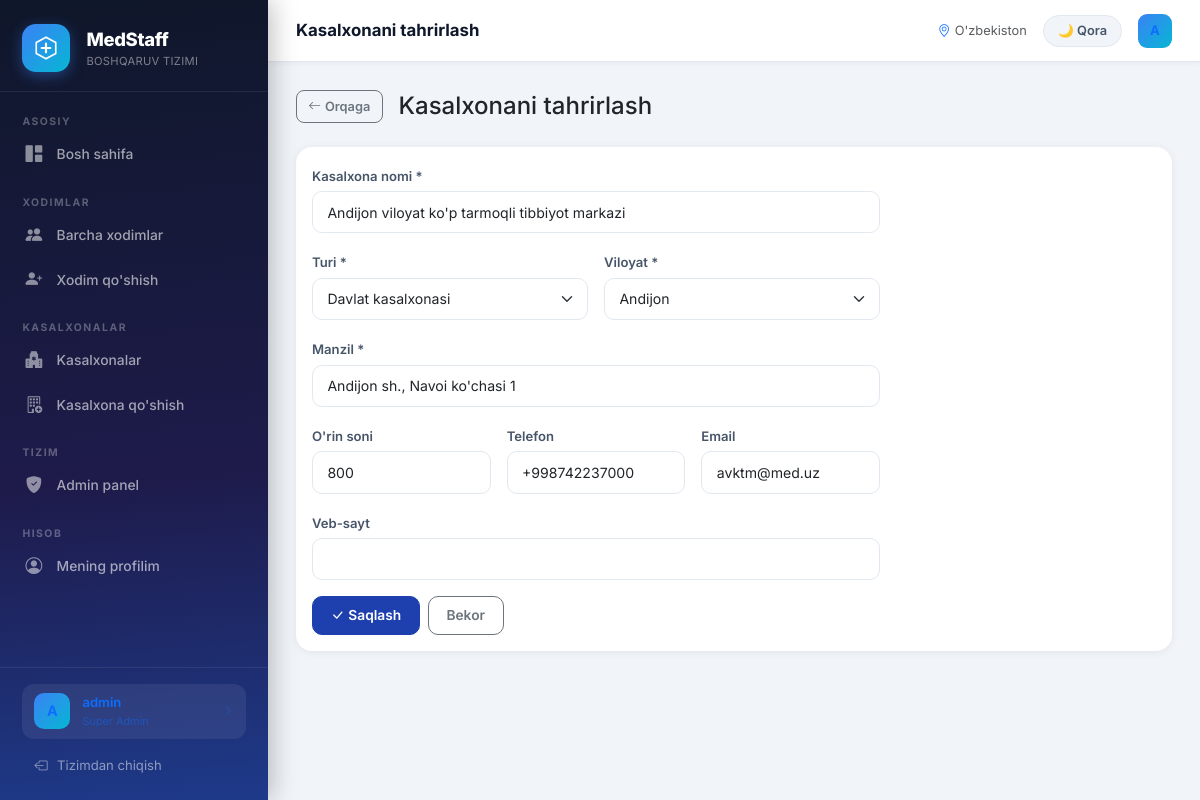
Screenshot of /hospitals/1/edit/ (signed in) with the database file from the repository.
### frontend/models.py (models this page shows, shortened)
class Hospital(models.Model):
    name = models.CharField(max_length=200, verbose_name='Kasalxona nomi')
    hospital_type = models.CharField(max_length=50, choices=HOSPITAL_TYPE_CHOICES, verbose_name='Turi')
    region = models.CharField(max_length=50, choices=REGION_CHOICES, verbose_name='Viloyat')
    address = models.CharField(max_length=300, verbose_name='Manzil')
    phone = models.CharField(max_length=20, blank=True, verbose_name='Telefon')
    email = models.EmailField(blank=True, verbose_name='Email')
    website = models.URLField(blank=True, verbose_name='Veb-sayt')
    bed_count = models.PositiveIntegerField(default=0, verbose_name='O\'rin soni')
    is_active = models.BooleanField(default=True, verbose_name='Faol')
    created_at = models.DateTimeField(auto_now_add=True)
    class Meta:
        verbose_name = 'Kasalxona'
        verbose_name_plural = 'Kasalxonalar'
        ordering = ['name']

### frontend/views.py (the view)
# urls.py: path('hospitals/<int:pk>/edit/', views.hospital_edit, name='hospital_edit'),
@login_required
@user_passes_test(is_admin, login_url='hospital_list')
def hospital_edit(request, pk):
    hospital = get_object_or_404(Hospital, pk=pk)
    if request.method == 'POST':
        form = HospitalForm(request.POST, instance=hospital)
        if form.is_valid():
            form.save()
            messages.success(request, 'Kasalxona yangilandi!')
            return redirect('hospital_detail', pk=pk)
    else:
        form = HospitalForm(instance=hospital)
    return render(request, 'frontend/hospital_form.html', {'form': form, 'title': 'Kasalxonani tahrirlash'})

### frontend/forms.py
class HospitalForm(forms.ModelForm):
    class Meta:
        model = Hospital
        fields = ['name', 'hospital_type', 'region', 'address', 'phone', 'email', 'website', 'bed_count']
        widgets = {
            'name': forms.TextInput(attrs={'class': 'form-control', 'placeholder': 'Kasalxona nomi'}),
            'hospital_type': forms.Select(attrs={'class': 'form-select'}),
            'region': forms.Select(attrs={'class': 'form-select'}),
            'address': forms.TextInput(attrs={'class': 'form-control', 'placeholder': 'To\'liq manzil'}),
            'phone': forms.TextInput(attrs={'class': 'form-control', 'placeholder': '+998 XX XXX XX XX'}),
            'email': forms.EmailInput(attrs={'class': 'form-control'}),
            'website': forms.URLInput(attrs={'class': 'form-control'}),
            'bed_count': forms.NumberInput(attrs={'class': 'form-control'}),
        }

### frontend/views.py (called while the page is built)
def is_admin(user):
    return user.is_staff or user.is_superuser

### templates/frontend/hospital_form.html (shortened to what this page needs)
{% extends 'base.html' %}
{% block page_title %}{{ title }}{% endblock %}
{% block content %}
<div class="d-none d-md-block">
  <div class="d-flex gap-3 mb-4 align-items-center"><a href="{% url 'hospital_list' %}" class="btn btn-outline-secondary btn-sm"><i class="bi bi-arrow-left me-1"></i>Orqaga</a><h4 class="mb-0 fw-700">{{ title }}</h4></div>
  <div class="card"><div class="card-body" style="max-width:600px;">
    <form method="post">{% csrf_token %}
      <div class="row g-3">
        <div class="col-12"><label class="form-label">Kasalxona nomi *</label>{{ form.name }}</div>
        <div class="col-md-6"><label class="form-label">Turi *</label>{{ form.hospital_type }}</div>
        <div class="col-md-6"><label class="form-label">Viloyat *</label>{{ form.region }}</div>
        <div class="col-12"><label class="form-label">Manzil *</label>{{ form.address }}</div>
        <div class="col-md-4"><label class="form-label">O'rin soni</label>{{ form.bed_count }}</div>
        <div class="col-md-4"><label class="form-label">Telefon</label>{{ form.phone }}</div>
        <div class="col-md-4"><label class="form-label">Email</label>{{ form.email }}</div>
        <div class="col-12"><label class="form-label">Veb-sayt</label>{{ form.website }}</div>
        <div class="col-12 d-flex gap-2"><button type="submit" class="btn btn-primary"><i class="bi bi-check-lg me-1"></i>Saqlash</button><a href="{% url 'hospital_list' %}" class="btn btn-outline-secondary">Bekor</a></div>
      </div>
    </form>
  </div></div>
</div>
{% endblock %}

### templates/base.html (shortened to what this page needs)
<!DOCTYPE html>
<html lang="uz">
<head>
    <link href="https://cdnjs.cloudflare.com/ajax/libs/font-awesome/7.0.1/css/all.min.css" rel="stylesheet">
    <link href="https://cdn.jsdelivr.net/npm/bootstrap@5.3.2/dist/css/bootstrap.min.css" rel="stylesheet">
    <link href="https://cdn.jsdelivr.net/npm/bootstrap-icons@1.11.3/font/bootstrap-icons.css" rel="stylesheet">
</head>
<body>
{% if user.is_authenticated %}
<nav class="sidebar" id="sidebar">
    <div class="sidebar-brand">
        <div class="d-flex align-items-center gap-3">
            <div class="logo-circle">
                <svg width="26" height="26" viewBox="0 0 24 24" fill="none">
                    <path d="M12 2L3 7v10l9 5 9-5V7L12 2z" stroke="white" stroke-width="1.5" stroke-linejoin="round"/>
                    <path d="M12 8v8M8 12h8" stroke="white" stroke-width="2" stroke-linecap="round"/>
                </svg>
            </div>
            <div>
                <div class="brand-name">MedStaff</div>
                <div class="brand-sub">BOSHQARUV TIZIMI</div>
            </div>
        </div>
    </div>
    <div class="sidebar-nav">
        <div class="nav-section">Asosiy</div>
        <a href="{% url 'home' %}" class="nav-link-item {% if request.resolver_match.url_name == 'home' %}active{% endif %}">
            <i class="bi bi-grid-1x2-fill"></i> Bosh sahifa
        </a>
        <div class="nav-section mt-2">Xodimlar</div>
        <a href="{% url 'staff_list' %}" class="nav-link-item {% if 'staff_list' in request.resolver_match.url_name or 'staff_detail' in request.resolver_match.url_name %}active{% endif %}">
            <i class="bi bi-people-fill"></i> Barcha xodimlar
        </a>
        {% if user.is_staff or user.is_superuser %}
        <a href="{% url 'staff_add' %}" class="nav-link-item {% if 'staff_add' in request.resolver_match.url_name %}active{% endif %}">
            <i class="bi bi-person-plus-fill"></i> Xodim qo'shish
        </a>
        {% endif %}
        <div class="nav-section mt-2">Kasalxonalar</div>
        <a href="{% url 'hospital_list' %}" class="nav-link-item {% if 'hospital_list' in request.resolver_match.url_name or 'hospital_detail' in request.resolver_match.url_name %}active{% endif %}">
            <i class="bi bi-hospital-fill"></i> Kasalxonalar
        </a>
        {% if request.user.is_staff or request.user.is_superuser %}
        <a href="{% url 'hospital_add' %}" class="nav-link-item {% if 'hospital_add' in request.resolver_match.url_name %}active{% endif %}">
            <i class="bi bi-building-add"></i> Kasalxona qo'shish
        </a>
        {% endif %}
        {% if user.is_staff or user.is_superuser %}
        <div class="nav-section mt-2">Tizim</div>
        <a href="/admin/" class="nav-link-item">
            <i class="bi bi-shield-fill-check"></i> Admin panel
        </a>
        {% endif %}
        <div class="nav-section mt-2">Hisob</div>
        <a href="{% url 'profile' %}" class="nav-link-item {% if 'profile' in request.resolver_match.url_name %}active{% endif %}">
            <i class="bi bi-person-circle"></i> Mening profilim
        </a>
    </div>
    <div class="sidebar-footer">
        <a href="{% url 'profile' %}" class="user-badge text-decoration-none" style="transition: background .2s;">
            <div class="user-avatar">{% if user.first_name %}{{ user.first_name.0|upper }}{{ user.last_name.0|upper }}{% else %}{{ user.username.0|upper }}{% endif %}</div>
            <div style="overflow:hidden; flex:1;">
                <div class="user-name">{{ user.get_full_name|default:user.username }}</div>
                <div class="user-role">{% if user.is_superuser %}Super Admin{% elif user.is_staff %}Admin{% else %}Foydalanuvchi{% endif %}</div>
            </div>
            <i class="bi bi-chevron-right" style="font-size:.7rem; opacity:.4; flex-shrink:0;"></i>
        </a>
        <a href="{% url 'logout' %}" class="logout-btn">
            <i class="bi bi-box-arrow-left"></i> Tizimdan chiqish
        </a>
    </div>
</nav>
{% endif %}
<div class="{% if user.is_authenticated %}main-content{% endif %}">
    {% if user.is_authenticated %}
    <div class="topbar">
        <div class="topbar-left">
            <span class="topbar-title">{% block page_title %}MedStaff{% endblock %}</span>
        </div>
        <div class="d-flex align-items-center gap-3">
            <span class="text-muted" style="font-size:.8rem">
                <i class="bi bi-geo-alt text-primary me-1"></i>O'zbekiston
            </span>
            <button id="themeBtnDesktop" style="height:32px;padding:0 14px;background:var(--desk-theme-bg,#f1f5f9);border:1.5px solid var(--desk-theme-border,#e2e8f0);border-radius:20px;color:var(--desk-theme-color,#475569);font-size:.8rem;font-weight:600;cursor:pointer;font-family:inherit;display:flex;align-items:center;gap:5px;transition:all .2s;">🌙 Qora</button>
            <a href="{% url 'profile' %}" style="text-decoration:none;">
                <div class="user-avatar" style="width:34px;height:34px;font-size:.82rem;border-radius:9px;cursor:pointer;" title="Profil">
                    {% if user.first_name %}{{ user.first_name.0|upper }}{{ user.last_name.0|upper }}{% else %}{{ user.username.0|upper }}{% endif %}
                </div>
            </a>
        </div>
    </div>
    {% endif %}
    <div class="page-content">
        {% block content %}{% endblock %}
    </div>
</div>
</body>
</html>

### templates/base.html (style rules this page uses)
:root { --primary: #1e40af; --primary-light: #3b82f6; --primary-dark: #1e3a8a; --secondary: #06b6d4; --accent: #10b981; --danger: #ef4444; --warning: #f59e0b; --bg: #f1f5f9; --sidebar-w: 268px; --card-radius: 16px; }
* { box-sizing: border-box; margin: 0; padding: 0; }
body { background: var(--bg); font-family: 'Inter', 'Segoe UI', system-ui, sans-serif; }
.sidebar { position: fixed; top: 0; left: 0; width: var(--sidebar-w); height: 100vh; background: linear-gradient(175deg, #0f172a 0%, #1e1b4b 60%, #1e3a8a 100%); color: white; overflow-y: auto; z-index: 200; display: flex; flex-direction: column; box-shadow: 4px 0 24px rgba(0,0,0,.25); }
.sidebar-brand { padding: 1.5rem 1.4rem 1.2rem; border-bottom: 1px solid rgba(255,255,255,.08); flex-shrink: 0; }
.logo-circle { width: 48px; height: 48px; background: linear-gradient(135deg, #3b82f6, #06b6d4); border-radius: 14px; display: flex; align-items: center; justify-content: center; font-size: 1.4rem; flex-shrink: 0; box-shadow: 0 4px 14px rgba(59,130,246,.4); }
.brand-name { font-size: 1.15rem; font-weight: 800; letter-spacing: -.3px; }
.brand-sub { font-size: .7rem; opacity: .45; letter-spacing: .3px; }
.sidebar-nav { padding: .75rem 0; flex: 1; overflow-y: auto; }
.nav-section { padding: .6rem 1.4rem .2rem; font-size: .65rem; font-weight: 700; text-transform: uppercase; letter-spacing: 1.5px; color: rgba(255,255,255,.3); }
.nav-link-item { display: flex; align-items: center; gap: .7rem; padding: .6rem 1.4rem; color: rgba(255,255,255,.6); text-decoration: none; font-size: .865rem; font-weight: 500; transition: all .2s; border-left: 3px solid transparent; }
.nav-link-item i { font-size: 1.05rem; width: 20px; opacity: .85; }
.sidebar-footer { padding: 1rem 1.4rem; border-top: 1px solid rgba(255,255,255,.08); flex-shrink: 0; }
.user-badge { display: flex; align-items: center; gap: .75rem; padding: .6rem .75rem; background: rgba(255,255,255,.07); border-radius: 12px; margin-bottom: .6rem; }
.user-avatar { width: 36px; height: 36px; border-radius: 10px; background: linear-gradient(135deg, #3b82f6, #06b6d4); display: flex; align-items: center; justify-content: center; font-weight: 700; font-size: .9rem; flex-shrink: 0; }
.user-name { font-size: .82rem; font-weight: 600; white-space: nowrap; overflow: hidden; text-overflow: ellipsis; }
.user-role { font-size: .68rem; opacity: .45; }
.logout-btn { display: flex; align-items: center; gap: .6rem; padding: .5rem .75rem; border-radius: 10px; color: rgba(255,255,255,.5); text-decoration: none; font-size: .82rem; transition: all .2s; }
.main-content { margin-left: var(--sidebar-w); min-height: 100vh; }
.topbar { background: white; padding: .85rem 1.75rem; border-bottom: 1px solid #e2e8f0; display: flex; align-items: center; justify-content: space-between; position: sticky; top: 0; z-index: 100; box-shadow: 0 1px 6px rgba(0,0,0,.05); }
.topbar-left { display: flex; align-items: center; gap: .75rem; }
.topbar-title { font-weight: 700; font-size: 1.05rem; color: #0f172a; }
.page-content { padding: 1.75rem; }
.card { border: none; border-radius: var(--card-radius); box-shadow: 0 1px 8px rgba(0,0,0,.07); }
.form-control, .form-select { border-radius: 10px; border: 1.5px solid #e2e8f0; padding: .6rem .9rem; font-size: .88rem; transition: border .2s, box-shadow .2s; }
.form-label { font-weight: 600; font-size: .82rem; color: #475569; margin-bottom: .3rem; }
.btn { border-radius: 10px; font-weight: 600; font-size: .86rem; padding: .5rem 1.1rem; transition: all .2s; }
.btn-primary { background: var(--primary); border-color: var(--primary); }
.btn-sm { padding: .35rem .7rem; font-size: .8rem; border-radius: 8px; }

### rows the page displays
Hospital: name "Andijon viloyat ko'p tarmoqli tibbiyot markazi", hospital_type "Davlat kasalxonasi", region "Andijon", address "Andijon sh., Navoi ko'chasi 1", bed_count "800", phone "+998742237000", email "avktm@med.uz"

### other values shown
{{ user.username.0|upper }} "A"
{{ user.get_full_name|default:user.username }} "admin"
{{ title }} "Kasalxonani tahrirlash"
